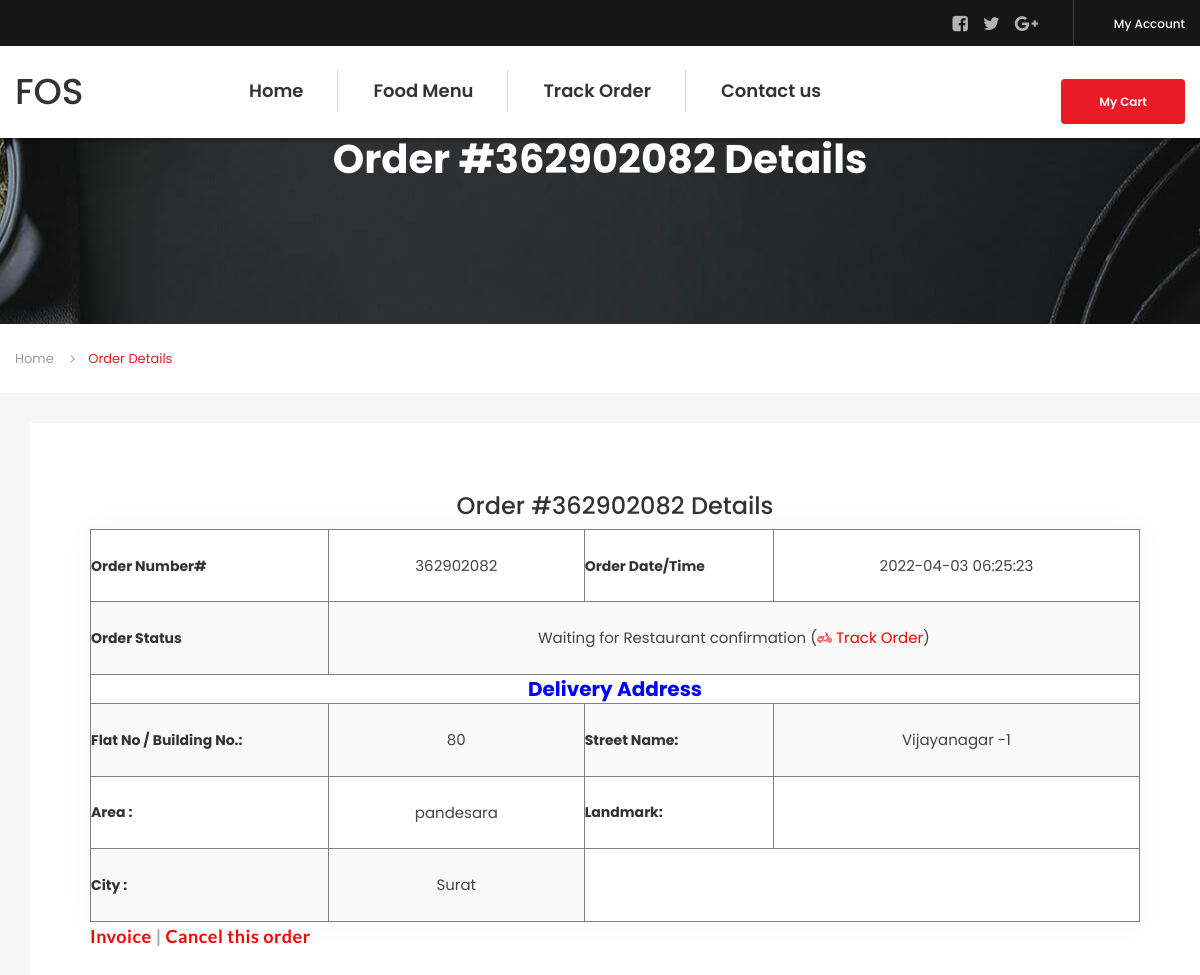
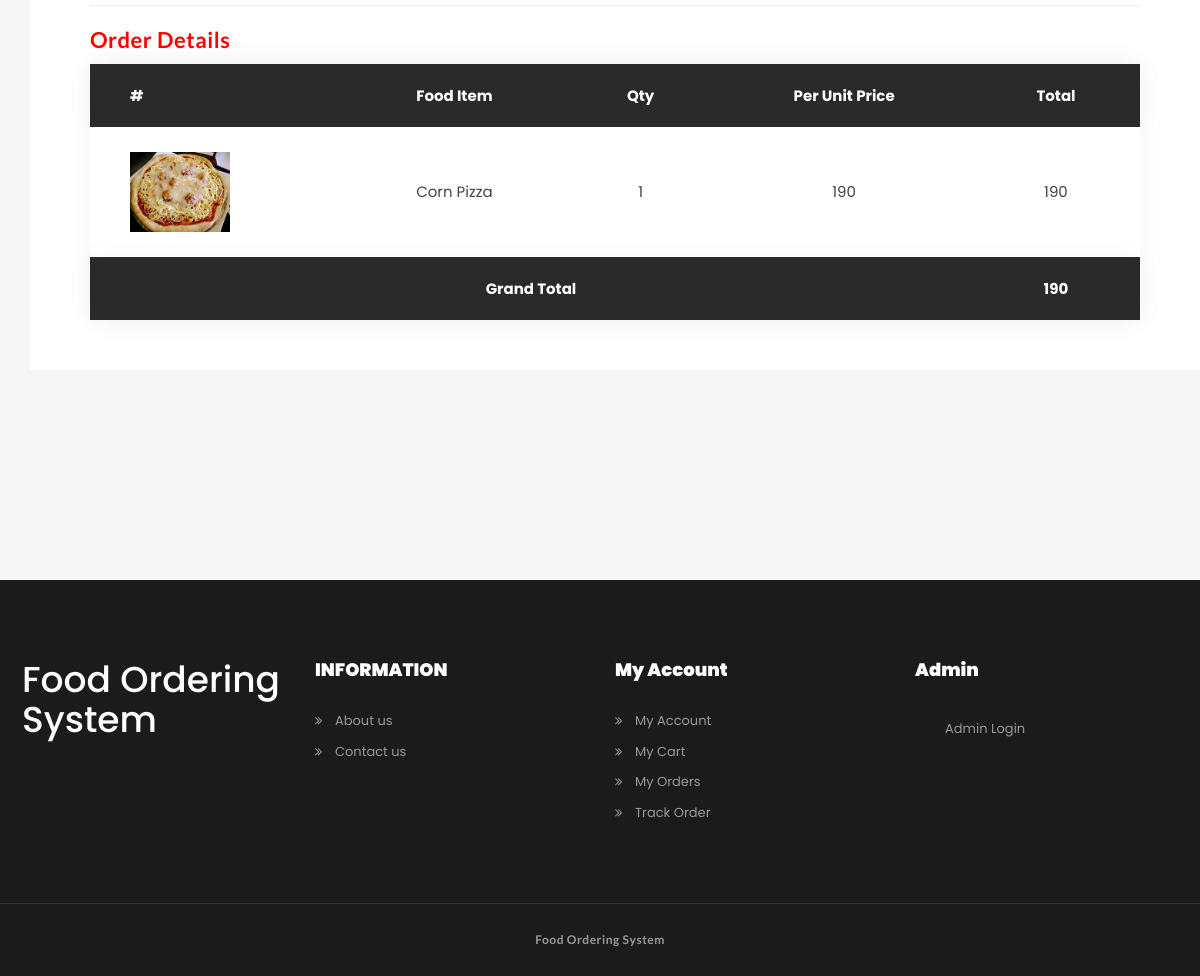
The page /order-details.php?onumber=362902082 (signed in) on the database its author committed (2 pictures, top to bottom).
### tables this page shows
CREATE TABLE `tblorderaddresses` (
  `ID` int(11) NOT NULL,
  `UserId` char(100) DEFAULT NULL,
  `Ordernumber` char(100) DEFAULT NULL,
  `Flatnobuldngno` varchar(255) DEFAULT NULL,
  `StreetName` varchar(255) DEFAULT NULL,
  `Area` varchar(255) DEFAULT NULL,
  `Landmark` varchar(255) DEFAULT NULL,
  `City` varchar(255) DEFAULT NULL,
  `OrderTime` timestamp NOT NULL DEFAULT current_timestamp(),
  `OrderFinalStatus` varchar(255) DEFAULT NULL
);

CREATE TABLE `tblorders` (
  `ID` int(11) NOT NULL,
  `UserId` char(10) DEFAULT NULL,
  `FoodId` char(10) DEFAULT NULL,
  `FoodQty` int(11) DEFAULT NULL,
  `IsOrderPlaced` int(11) DEFAULT NULL,
  `OrderNumber` char(100) DEFAULT NULL,
  `payment_mode` varchar(255) DEFAULT 'COD'
);

CREATE TABLE `tblfood` (
  `ID` int(10) NOT NULL,
  `CategoryName` varchar(120) DEFAULT NULL,
  `ItemName` varchar(120) DEFAULT NULL,
  `ItemPrice` varchar(120) DEFAULT NULL,
  `ItemDes` varchar(500) DEFAULT NULL,
  `Image` varchar(120) DEFAULT NULL,
  `ItemQty` varchar(120) DEFAULT NULL
);

### order-details.php (the view, shortened to what this page needs)
<?php
include_once('includes/dbconnection.php');
   if (strlen($_SESSION['fosuid']==0)) {
  header('location:logout.php');
  } else{
?>
<!DOCTYPE html>
<html lang="en">
<head>
    <link rel="stylesheet" href="assets/css/icons.min.css">
    <link rel="stylesheet" href="assets/css/bootstrap.min.css">
    <link rel="stylesheet" href="assets/css/main.css">
    <link rel="stylesheet" href="assets/css/red-color.css">
    <link rel="stylesheet" href="assets/css/yellow-color.css">
    <link rel="stylesheet" href="assets/css/responsive.css">
</head>
<body itemscope>
<?php include_once('includes/header.php');?>
        <section>
            <div class="block">
                <div class="fixed-bg" style="background-image: url(assets/images/topbg.jpg);"></div>
                <div class="page-title-wrapper text-center">
                    <div class="col-md-12 col-sm-12 col-lg-12">
                        <div class="page-title-inner">
                            <h1 itemprop="headline">Order #<?php echo $_GET['onumber'];?> Details</h1>
                        </div>
                    </div>
                </div>
            </div>
        </section>
        <div class="bread-crumbs-wrapper">
            <div class="container">
                <ol class="breadcrumb">
                    <li class="breadcrumb-item"><a href="index.php" title="" itemprop="url">Home</a></li>
                    <li class="breadcrumb-item active">Order Details</li>
                </ol>
            </div>
        </div>
        <section>
            <div class="block gray-bg bottom-padd210 top-padd30">
                    <div class="container">
                        <div class="row">
                            <div class="col-md-12">
                            <div class="sec-box">
                                <div class="sec-wrapper">
    <div class="col-md-12 col-sm-12 col-lg-12" >
<div class="booking-table">
 <?php
$userid= $_SESSION['fosuid'];
$oid=$_GET['onumber'];
      $query=mysqli_query($con,"select * from  tblorderaddresses  where UserId='$userid' and Ordernumber='$oid'");
              while($row=mysqli_fetch_array($query))
              { ?>
                <h3 align="center">Order #<?php echo $oid;?> Details</h3>
<table border="1" style="padding-left:10%">
<tr>
<th>Order Number#</th>
<td><?php echo $row['Ordernumber'];?></td>
<th>Order Date/Time</th>
<td><?php echo $row['OrderTime']?></td>
</tr>
<tr>
<th>Order Status</th>
<td colspan="3"><?php $status=$row['OrderFinalStatus'];
if($status==''){
 echo "Waiting for Restaurant confirmation";
} else{
echo $status;
}
                                                    ?> (<a href="javascript:void(0);" onClick="popUpWindow('trackorder.php?oid=<?php echo htmlentities($row['Ordernumber']);?>');" title="Track order" style="color:red;"><i class="flaticon-transport"></i> Track Order</a>)</td>
</tr>
<tr>
    <th colspan="4" style="text-align:center;color:blue; font-size:20px;">Delivery Address</th>
</tr>
<tr>
<th>Flat No / Building No.:</th>
<td><?php echo $row['Flatnobuldngno']?></td>
<th>Street Name:</th>
<td> <?php echo $row['StreetName']?></td>
</tr>
<tr>
<th>Area :</th>
<td><?php echo $row['Area']?></td>
<th>Landmark:</th>
<td><?php echo $row['Landmark']?></td>
</tr>
<tr>
<th>City :</th>
<td><?php echo $row['City']?></td>
</tr>
</table>
   <p style="font-weight:bold; font-size:18px;"><a href="javascript:void(0);" onClick="popUpWindow('invoice.php?oid=<?php echo htmlentities($row['Ordernumber']);?>');" title="Order Invoice" style="color:red">Invoice</a> |
        <a href="javascript:void(0);" onClick="popUpWindow('cancelorder.php?oid=<?php echo htmlentities($row['Ordernumber']);?>');" title="Cancel this order" style="color:red">Cancel this order </a>
    </p>
<?php } ?>
<hr />
<p style="font-size:22px; color:red; font-weight:bold">Order Details</p>
<table>
<thead>
<tr>
    <th>#</th>
    <th>Food Item</th>
    <th>Qty</th>
    <th>Per Unit Price</th>
       <th>Total</th>
</tr>
</thead>
<tbody>
<?php
$query=mysqli_query($con,"select tblfood.Image,tblfood.ItemName,tblfood.ItemDes,tblfood.ItemPrice,tblfood.ItemQty,tblorders.FoodId,tblorders.FoodQty
    from tblorders
    join tblfood on tblfood.ID=tblorders.FoodId
    where tblorders.UserId='$userid' and tblorders.IsOrderPlaced=1 and tblorders.OrderNumber='$oid'");
while ($row=mysqli_fetch_array($query)) {
?>
<tr>
    <td><img src="admin/itemimages/<?php echo $row['Image']?>" width="100" height="80" alt="<?php echo $row['ItemName']?>"></td>
<td>
    <a href="food-detail.php?fid=<?php echo $row['FoodId'];?>" title="" itemprop="url"><?php echo $row['ItemName']?></a>
</td>
<td><?php echo $qty=$row['FoodQty']?></td>
<td><?php echo $ppu=$row['ItemPrice']?></td>
<td><?php echo $total=$qty*$ppu;?></td>
</tr>
<?php $grandtotal+=$total;}?>
<thead>
<tr>
    <th colspan="4" style="text-align:center;">Grand Total</th>
<th style="text-align:center;"><?php echo $grandtotal;?></th>
</tr>
</thead>
</tbody>
</table>
</div>
                                    </div>
                                </div>
                            </div>
                        </div>
                    </div>
                </div>
            </div>
        </section>
    <?php include_once('includes/footer.php');
      ?>
    </main>
</body>
</html>
<?php } ?>

### assets/css/red-color.css (style rules this page uses)
.red-clr, .social1 > a:hover, .social1 > a:focus, .responsive-menu .social1 > a:hover, .responsive-menu .social1 > a:focus, .topbar-register > a:hover, .topbar-register > a:focus, .popular-dish-info > h4 a:hover, .popular-dish-info > h4 a:focus, .featured-restaurant-info > h4 a:hover, .featured-restaurant-info > h4 a:focus, .popular-dish-info > a.red-bg:hover, .popular-dish-info > a.red-bg:focus, .locat-list > li::before, .news-info > h4 a:hover, .news-info > h4 a:focus, .breadcrumb > li.breadcrumb-item.active, .breadcrumb > li.breadcrumb-item a:hover, .breadcrumb > li.breadcrumb-item a:focus, .select-wrp .chosen-container-single .chosen-drop > ul li.result-selected, .select-wrp .chosen-container-single .chosen-drop > ul li.highlighted, .select-wrp .chosen-container-single .chosen-drop > ul li:hover, .mini-post-info > h5 a:hover, .mini-post-info > h5 a:focus, .contact-info-box > p a:hover, .contact-info-box > p a:focus, .sidebar .widget ul li:hover, .sidebar .widget ul li:hover > a, .widget.style2 ul li:hover > span, .sidebar .widget ul li a:focus, .info-meta > span a:hover, .info-meta > span a:focus, .restaurant-detail-tabs > ul > li a:hover, .restaurant-detail-tabs > ul > li.active a, .search-dish > button:hover, .ord-btn > a:hover, .ord-btn > a:focus, .book-table form button:hover, .book-table form button:focus, .post-next-prev > a:hover, .post-next-prev > a:focus, .post-meta > span a:hover, .post-meta > span a:focus, .author-info > h4 a:hover, .author-info > h4 a:focus, .comment-info > h4 a:hover, .comment-info > h4 a:focus, .reply-form button:hover, .reply-form button:focus, .top-restaurant-carousel2 .owl-nav > div:hover, .reservation-tabs-list .nav-tabs > li:hover a, .reservation-tabs-list .nav-tabs > li.active a, .gallery-info-btns > a:hover, .gallery-info-btns > a:focus, .sign-form a:hover, .sign-form a:focus, .yellow-bg .user-info-inner > h5 a:hover, .yellow-bg .user-info-inner > h5 a:focus, .yellow-bg .user-info-inner > span a:hover, .yellow-bg .user-info-inner > span a:focus, .profile-sidebar-inner > ul > li > a:hover, .profile-sidebar-inner > ul > li a:focus, .profile-sidebar-inner > ul > li.active > a, .profile-sidebar-inner > ul > li.active > a:hover, .profile-sidebar-inner > ul > li.active > a:focus, .profile-sidebar-inner > ul > li > a:hover i, .profile-sidebar-inner > ul > li a:focus i, .profile-sidebar-inner > ul > li.active > a i, .profile-sidebar-inner > ul > li a::before, .review-box > h4 a:hover, .review-box > h4 a:focus, .order-info > h4 a:hover, .order-info > h4 a:focus, .post-tags2 > a:hover, .post-tags2 > a:focus, .restaurant-info-inner > h6 a:hover, .restaurant-info-inner > h6 a:focus, .food-featured-post-info > h3 a:hover, .food-featured-post-info > h3 a:focus, .order-detail > h4 a:hover, .order-detail > h4 a:focus, .title1-inner span, .food-types, .get_in_touch ul li i, .widget ul li a:hover, .restaurant-searching-inner > span i, .like-meta, .article-meta > h3 a:hover, .caro-dish-name > span, .dish-meta > span, .uper-meta > h4 a:hover, .food-price, .food-menu-sec > i, .chef-box ul li h5 a:hover, .form-meta > span, .upcoming-event .title1-inner > b, .upcoming-event .countdown > li p, .mini-post-data { color: #ea1b25; }

### rows shown on the page
tblorderaddresses: Ordernumber "362902082", OrderTime "2022-04-03 06:25:23", Flatnobuldngno "80", StreetName "Vijayanagar -1", Area "pandesara", City "Surat"
tblorders: FoodId.Image (picture), FoodId.ItemName "Corn Pizza", FoodQty "1", FoodId.ItemPrice "190", $total=$qty*$ppu "190"

### other values the page prints
$_GET['onumber'] "362902082"
$grandtotal "190"
